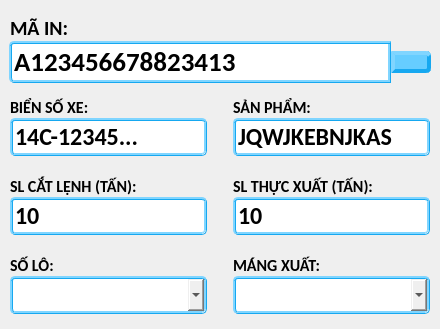
           <widget class="QWidget" name="widget_7" native="true">
            <property name="styleSheet">
             <string notr="true">#txtBienSoXe1, #txtSanPham1, #txtSLCatLenh1, #txtSLThucXuat1, #txtSoLo1, #txtMangXuat1 {
	border: 3px ridge #16a8f0;
	border-radius: 5px;
}</string>
            </property>
            <layout class="QVBoxLayout" name="verticalLayout_6" stretch="30,23,23,23">
             <property name="spacing">
              <number>0</number>
             </property>
             <property name="leftMargin">
              <number>0</number>
             </property>
             <property name="topMargin">
              <number>5</number>
             </property>
             <property name="rightMargin">
              <number>0</number>
             </property>
             <property name="bottomMargin">
              <number>5</number>
             </property>
             <item>
              <widget class="QWidget" name="widget_11" native="true">
               <property name="styleSheet">
                <string notr="true">#btnSearchMaIn1 {
	border-top-right-radius: 5px;
	border-bottom-right-radius: 5px;
	border-right: 4px outset  #16a8f0;
	border-left: 4px outset  #16a8f0;
	border-top:4px outset  #16a8f0;
	border-bottom: 4px outset  #16a8f0;
	background-color: #66cdff;
	color: #fff;
}

#txtMaIn1 {
	border-top-left-radius: 5px;
	border-bottom-left-radius: 5px;
	border: 3px ridge #16a8f0;
}
</string>
               </property>
               <layout class="QVBoxLayout" name="verticalLayout_7" stretch="35,65">
                <property name="spacing">
                 <number>0</number>
                </property>
                <property name="leftMargin">
                 <number>0</number>
                </property>
                <property name="topMargin">
                 <number>0</number>
                </property>
                <property name="rightMargin">
                 <number>0</number>
                </property>
                <property name="bottomMargin">
                 <number>0</number>
                </property>
                <item>
                 <widget class="QWidget" name="widget_15" native="true">
                  <layout class="QVBoxLayout" name="verticalLayout_8">
                   <property name="leftMargin">
                    <number>10</number>
                   </property>
                   <property name="topMargin">
                    <number>10</number>
                   </property>
                   <property name="rightMargin">
                    <number>0</number>
                   </property>
                   <property name="bottomMargin">
                    <number>0</number>
                   </property>
                   <item>
                    <widget class="QLabel" name="label_4">
                     <property name="font">
                      <font>
                       <family>Calibri</family>
                       <pointsize>15</pointsize>
                       <weight>75</weight>
                       <bold>true</bold>
                      </font>
                     </property>
                     <property name="text">
                      <string>MÃ IN:</string>
                     </property>
                     <property name="margin">
                      <number>0</number>
                     </property>
                    </widget>
                   </item>
                  </layout>
                 </widget>
                </item>
                <item>
                 <widget class="QWidget" name="widget_16" native="true">
                  <layout class="QHBoxLayout" name="horizontalLayout_11">
                   <property name="spacing">
                    <number>0</number>
                   </property>
                   <property name="topMargin">
                    <number>0</number>
                   </property>
                   <property name="rightMargin">
                    <number>9</number>
                   </property>
                   <property name="bottomMargin">
                    <number>9</number>
                   </property>
                   <item>
                    <widget class="QLineEdit" name="txtMaIn1">
                     <property name="maximumSize">
                      <size>
                       <width>16777215</width>
                       <height>16777215</height>
                      </size>
                     </property>
                     <property name="font">
                      <font>
                       <family>Calibri</family>
                       <pointsize>20</pointsize>
                       <weight>75</weight>
                       <bold>true</bold>
                      </font>
                     </property>
                     <property name="text">
                      <string>A123456678823413</string>
                     </property>
                    </widget>
                   </item>
                   <item>
                    <widget class="QPushButton" name="btnSearchMaIn1">
                     <property name="cursor">
                      <cursorShape>PointingHandCursor</cursorShape>
                     </property>
                     <property name="text">
                      <string/>
                     </property>
                     <property name="icon">
                      <iconset>
                       <normaloff>assets/loupe.png</normaloff>assets/loupe.png</iconset>
                     </property>
                     <property name="iconSize">
                      <size>
                       <width>33</width>
                       <height>33</height>
                      </size>
                     </property>
                     <property name="autoRepeat">
                      <bool>false</bool>
                     </property>
                    </widget>
                   </item>
                  </layout>
                 </widget>
                </item>
               </layout>
              </widget>
             </item>
             <item>
              <widget class="QWidget" name="widget_12" native="true">
               <layout class="QHBoxLayout" name="horizontalLayout_6" stretch="1,1">
                <property name="leftMargin">
                 <number>0</number>
                </property>
                <property name="topMargin">
                 <number>0</number>
                </property>
                <property name="rightMargin">
                 <number>0</number>
                </property>
                <property name="bottomMargin">
                 <number>0</number>
                </property>
                <item>
                 <widget class="QWidget" name="widget_17" native="true">
                  <layout class="QVBoxLayout" name="verticalLayout_9" stretch="1,1">
                   <property name="spacing">
                    <number>0</number>
                   </property>
                   <property name="leftMargin">
                    <number>10</number>
                   </property>
                   <property name="topMargin">
                    <number>5</number>
                   </property>
                   <property name="rightMargin">
                    <number>10</number>
                   </property>
                   <property name="bottomMargin">
                    <number>15</number>
                   </property>
                   <item>
                    <widget class="QLabel" name="label_5">
                     <property name="font">
                      <font>
                       <family>Calibri</family>
                       <pointsize>12</pointsize>
                       <weight>75</weight>
                       <bold>true</bold>
                      </font>
                     </property>
                     <property name="text">
                      <string>BIỂN SỐ XE:</string>
                     </property>
                    </widget>
                   </item>
                   <item>
                    <widget class="QLineEdit" name="txtBienSoXe1">
                     <property name="enabled">
                      <bool>true</bool>
                     </property>
                     <property name="font">
                      <font>
                       <family>Calibri</family>
                       <pointsize>18</pointsize>
                       <weight>75</weight>
                       <bold>true</bold>
                      </font>
                     </property>
                     <property name="text">
                      <string>14C-12345...</string>
                     </property>
                     <property name="readOnly">
                      <bool>true</bool>
                     </property>
                    </widget>
                   </item>
                  </layout>
                 </widget>
                </item>
                <item>
                 <widget class="QWidget" name="widget_18" native="true">
                  <layout class="QVBoxLayout" name="verticalLayout_10" stretch="1,1">
                   <property name="spacing">
                    <number>0</number>
                   </property>
                   <property name="leftMargin">
                    <number>10</number>
                   </property>
                   <property name="topMargin">
                    <number>5</number>
                   </property>
                   <property name="rightMargin">
                    <number>10</number>
                   </property>
                   <property name="bottomMargin">
                    <number>15</number>
                   </property>
                   <item>
                    <widget class="QLabel" name="label_6">
                     <property name="font">
                      <font>
                       <family>Calibri</family>
                       <pointsize>12</pointsize>
                       <weight>75</weight>
                       <bold>true</bold>
                      </font>
                     </property>
                     <property name="text">
                      <string>SẢN PHẨM:</string>
                     </property>
                    </widget>
                   </item>
                   <item>
                    <widget class="QLineEdit" name="txtSanPham1">
                     <property name="enabled">
                      <bool>true</bool>
                     </property>
                     <property name="font">
                      <font>
                       <family>Calibri</family>
                       <pointsize>18</pointsize>
                       <weight>75</weight>
                       <bold>true</bold>
                      </font>
                     </property>
                     <property name="text">
                      <string>JQWJKEBNJKAS</string>
                     </property>
                     <property name="readOnly">
                      <bool>true</bool>
                     </property>
                    </widget>
                   </item>
                  </layout>
                 </widget>
                </item>
               </layout>
              </widget>
             </item>
             <item>
              <widget class="QWidget" name="widget_13" native="true">
               <layout class="QHBoxLayout" name="horizontalLayout_8">
                <property name="leftMargin">
                 <number>0</number>
                </property>
                <property name="topMargin">
                 <number>0</number>
                </property>
                <property name="rightMargin">
                 <number>0</number>
                </property>
                <property name="bottomMargin">
                 <number>0</number>
                </property>
                <item>
                 <widget class="QWidget" name="widget_19" native="true">
                  <layout class="QHBoxLayout" name="horizontalLayout_7" stretch="1,1">
                   <property name="leftMargin">
                    <number>0</number>
                   </property>
                   <property name="topMargin">
                    <number>0</number>
                   </property>
                   <property name="rightMargin">
                    <number>0</number>
                   </property>
                   <property name="bottomMargin">
                    <number>0</number>
                   </property>
                   <item>
                    <widget class="QWidget" name="widget_20" native="true">
                     <layout class="QVBoxLayout" name="verticalLayout_11" stretch="1,1">
                      <property name="spacing">
                       <number>0</number>
                      </property>
                      <property name="leftMargin">
                       <number>10</number>
                      </property>
                      <property name="topMargin">
                       <number>5</number>
                      </property>
                      <property name="rightMargin">
                       <number>10</number>
                      </property>
                      <property name="bottomMargin">
                       <number>15</number>
                      </property>
                      <item>
                       <widget class="QLabel" name="label_7">
                        <property name="font">
                         <font>
                          <family>Calibri</family>
                          <pointsize>12</pointsize>
                          <weight>75</weight>
                          <bold>true</bold>
                         </font>
                        </property>
                        <property name="text">
                         <string>SL CẮT LỆNH (TẤN): </string>
                        </property>
                       </widget>
                      </item>
                      <item>
                       <widget class="QLineEdit" name="txtSLCatLenh1">
                        <property name="enabled">
                         <bool>true</bool>
                        </property>
                        <property name="font">
                         <font>
                          <family>Calibri</family>
                          <pointsize>18</pointsize>
                          <weight>75</weight>
                          <bold>true</bold>
                         </font>
                        </property>
                        <property name="text">
                         <string>10</string>
                        </property>
                        <property name="readOnly">
                         <bool>true</bool>
                        </property>
                       </widget>
                      </item>
                     </layout>
                    </widget>
                   </item>
                   <item>
                    <widget class="QWidget" name="widget_21" native="true">
                     <layout class="QVBoxLayout" name="verticalLayout_12" stretch="1,1">
                      <property name="spacing">
                       <number>0</number>
                      </property>
                      <property name="leftMargin">
                       <number>10</number>
                      </property>
                      <property name="topMargin">
                       <number>5</number>
                      </property>
                      <property name="rightMargin">
                       <number>10</number>
                      </property>
                      <property name="bottomMargin">
                       <number>15</number>
                      </property>
                      <item>
                       <widget class="QLabel" name="label_8">
                        <property name="font">
                         <font>
                          <family>Calibri</family>
                          <pointsize>12</pointsize>
                          <weight>75</weight>
                          <bold>true</bold>
                         </font>
                        </property>
                        <property name="text">
                         <string>SL THỰC XUẤT (TẤN): </string>
                        </property>
                       </widget>
                      </item>
                      <item>
                       <widget class="QLineEdit" name="txtSLThucXuat1">
                        <property name="enabled">
                         <bool>true</bool>
                        </property>
                        <property name="font">
                         <font>
                          <family>Calibri</family>
                          <pointsize>18</pointsize>
                          <weight>75</weight>
                          <bold>true</bold>
                         </font>
                        </property>
                        <property name="text">
                         <string>10</string>
                        </property>
                       </widget>
                      </item>
                     </layout>
                    </widget>
                   </item>
                  </layout>
                 </widget>
                </item>
               </layout>
              </widget>
             </item>
             <item>
              <widget class="QWidget" name="widget_14" native="true">
               <layout class="QHBoxLayout" name="horizontalLayout_10">
                <property name="leftMargin">
                 <number>0</number>
                </property>
                <property name="topMargin">
                 <number>0</number>
                </property>
                <property name="rightMargin">
                 <number>0</number>
                </property>
                <property name="bottomMargin">
                 <number>0</number>
                </property>
                <item>
                 <widget class="QWidget" name="widget_22" native="true">
                  <layout class="QHBoxLayout" name="horizontalLayout_9" stretch="1,1">
                   <property name="leftMargin">
                    <number>0</number>
                   </property>
                   <property name="topMargin">
                    <number>0</number>
                   </property>
                   <property name="rightMargin">
                    <number>0</number>
                   </property>
                   <property name="bottomMargin">
                    <number>0</number>
                   </property>
                   <item>
                    <widget class="QWidget" name="widget_23" native="true">
                     <layout class="QVBoxLayout" name="verticalLayout_13" stretch="1,0">
                      <property name="spacing">
                       <number>0</number>
                      </property>
                      <property name="leftMargin">
                       <number>10</number>
                      </property>
                      <property name="topMargin">
                       <number>5</number>
                      </property>
                      <property name="rightMargin">
                       <number>10</number>
                      </property>
                      <property name="bottomMargin">
                       <number>10</number>
                      </property>
                      <item>
                       <widget class="QLabel" name="label_9">
                        <property name="font">
                         <font>
                          <family>Calibri</family>
                          <pointsize>12</pointsize>
                          <weight>75</weight>
                          <bold>true</bold>
                         </font>
                        </property>
                        <property name="text">
                         <string>SỐ LÔ:</string>
                        </property>
                       </widget>
                      </item>
                      <item>
                       <widget class="QComboBox" name="txtSoLo1">
                        <property name="font">
                         <font>
                          <family>Calibri</family>
                          <pointsize>18</pointsize>
                          <weight>75</weight>
                          <bold>true</bold>
                         </font>
                        </property>
                        <property name="editable">
                         <bool>false</bool>
                        </property>
                        <property name="currentIndex">
                         <number>-1</number>
                        </property>
                       </widget>
                      </item>
                     </layout>
                    </widget>
                   </item>
                   <item>
                    <widget class="QWidget" name="widget_24" native="true">
                     <layout class="QVBoxLayout" name="verticalLayout_14" stretch="1,0">
                      <property name="spacing">
                       <number>0</number>
                      </property>
                      <property name="leftMargin">
                       <number>10</number>
                      </property>
                      <property name="topMargin">
                       <number>5</number>
                      </property>
                      <property name="rightMargin">
                       <number>10</number>
                      </property>
                      <property name="bottomMargin">
                       <number>10</number>
                      </property>
                      <item>
                       <widget class="QLabel" name="label_10">
                        <property name="font">
                         <font>
                          <family>Calibri</family>
                          <pointsize>12</pointsize>
                          <weight>75</weight>
                          <bold>true</bold>
                         </font>
                        </property>
                        <property name="text">
                         <string>MÁNG XUẤT:</string>
                        </property>
                       </widget>
                      </item>
                      <item>
                       <widget class="QComboBox" name="txtMangXuat1">
                        <property name="font">
                         <font>
                          <family>Calibri</family>
                          <pointsize>18</pointsize>
                          <weight>75</weight>
                          <bold>true</bold>
                         </font>
                        </property>
                        <property name="cursor">
                         <cursorShape>PointingHandCursor</cursorShape>
                        </property>
                        <property name="editable">
                         <bool>false</bool>
                        </property>
                        <property name="currentText">
                         <string/>
                        </property>
                        <property name="currentIndex">
                         <number>-1</number>
                        </property>
                        <property name="iconSize">
                         <size>
                          <width>20</width>
                          <height>20</height>
                         </size>
                        </property>
                        <item>
                         <property name="text">
                          <string>Máng 1</string>
                         </property>
                        </item>
                        <item>
                         <property name="text">
                          <string>Máng 2</string>
                         </property>
                        </item>
                       </widget>
                      </item>
                     </layout>
                    </widget>
                   </item>
                  </layout>
                 </widget>
                </item>
               </layout>
              </widget>
             </item>
            </layout>
           </widget>
